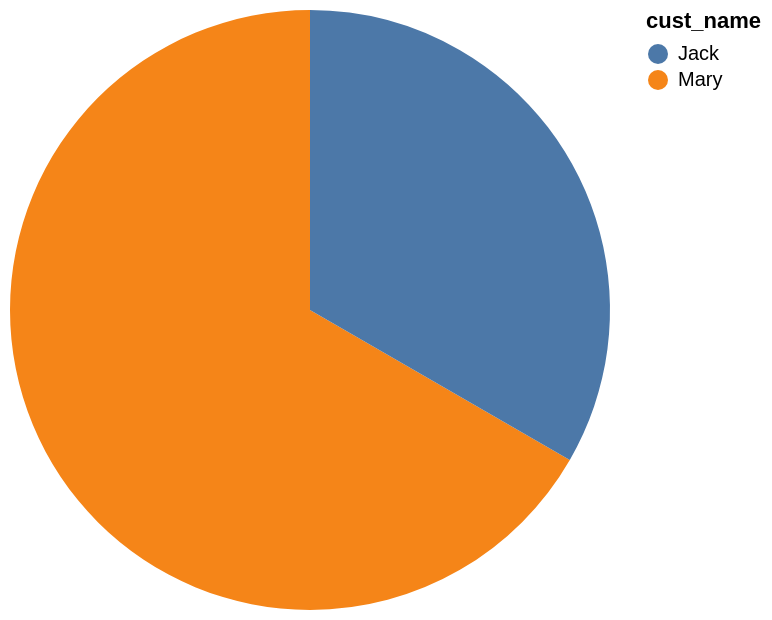

Describe this chart as a Vega-Lite specification.
### Vega-Lite specification from a JSON file in a GitHub repository (floating-point values rounded to 4 significant figures)
{"data": {"values": [{"x_data": "Mary", "y_data": 2000}, {"x_data": "Jack", "y_data": 1000}]}, "mark": "arc", "encoding": {"theta": {"field": "y_data", "type": "quantitative", "title": "acc_bal"}, "color": {"field": "x_data", "type": "nominal", "title": "cust_name"}}}
